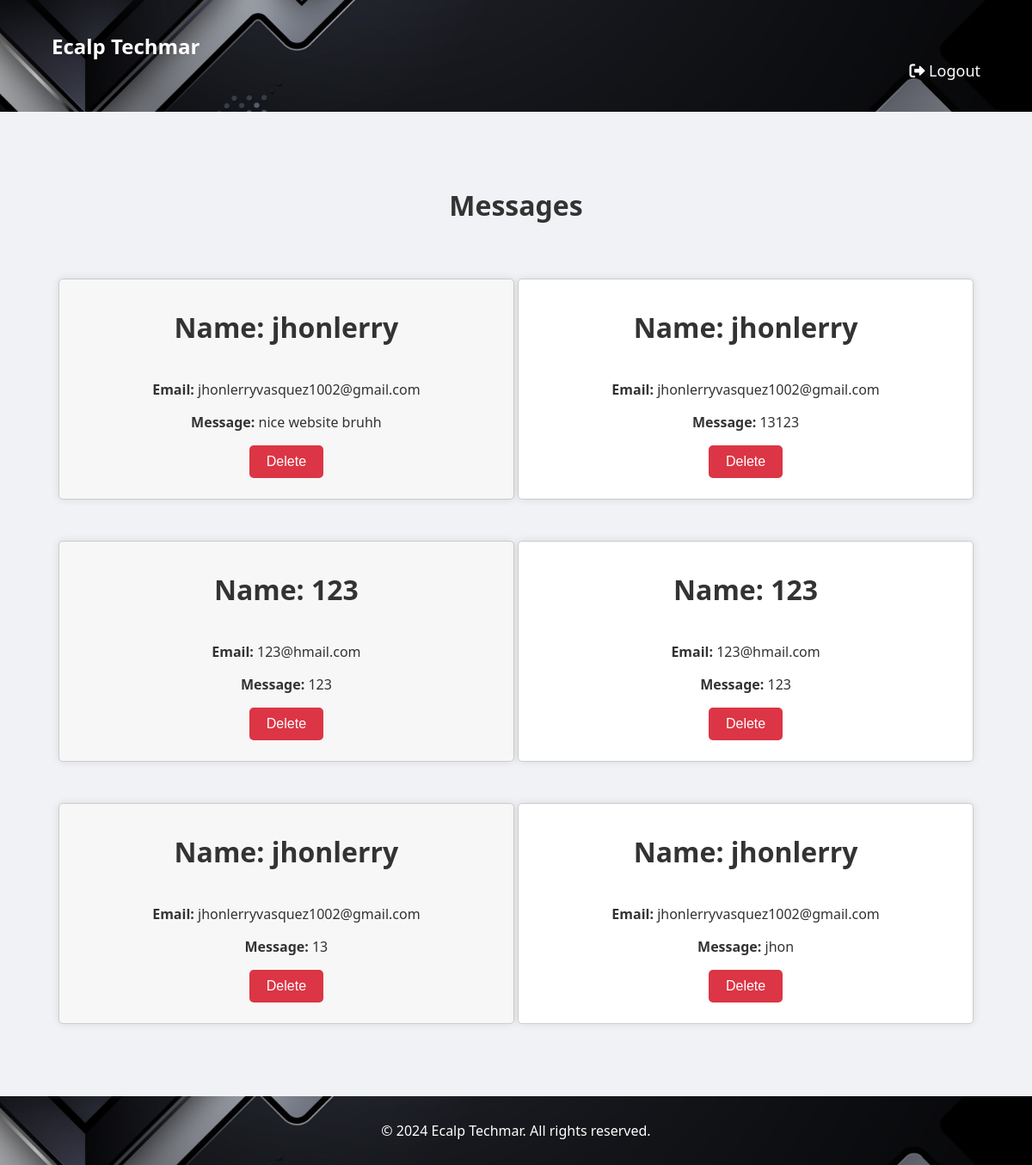
/messages/ (signed in), run on the app's committed database.
### main/models.py (models this page shows, shortened)
class ContactMessage(models.Model):
    name = models.CharField(max_length=255)
    email = models.EmailField()
    message = models.TextField()
    created_at = models.DateTimeField(auto_now_add=True)

### custom_admin/views.py (the view)
# urls.py: path('messages/', views.messages, name='messages'),
@login_required
@user_passes_test(is_staff)
def messages(request):
    messages = ContactMessage.objects.all()
    return render(request, 'messages.html', {'messages': messages})

### custom_admin/views.py (called while the page is built)
def is_staff(user):
    return user.is_staff or user.is_superuser

### custom_admin/templates/messages.html (shortened to what this page needs)
<!DOCTYPE html>
<html lang="en">
<head>
    {% load static %}
    <link rel="stylesheet" href="{% static 'main/styles.css' %}">
    <link rel="stylesheet" href="https://cdnjs.cloudflare.com/ajax/libs/font-awesome/6.0.0-beta3/css/all.min.css">
</head>
<body>
    <header>
    <div class="container">
        <h1 class="logo">Ecalp Techmar</h1>
        <nav>
            <ul>
                  <li><a href="{% url 'home' %}" onclick="return confirm('Are you sure you want to log out?')"><i class="fas fa-sign-out-alt"></i> Logout</a></li>
            </ul>
        </nav>
    </div>
</header>
   <section id="messages">
    <h2>Messages</h2>
    <div class="messages">
        {% for message in messages %}
            <div class="message">
                <h2>Name: {{ message.name }}</h2>
                <p><b>Email:</b> {{ message.email }}</p>
                <p><b>Message:</b> {{ message.message }}</p>
                <div class="button-group">
                    <button class="new-delete-button">
                        <a href="{% url 'custom_admin:delete_message' message.pk %}">
                            Delete
                        </a>
                    </button>
                </div>
            </div>
        {% endfor %}
    </div>
</section>
    <footer>
        <div class="container">
            <div class="footer-content">
                <p style="text-align: center; width: 100%;">&copy; 2024 Ecalp Techmar. All rights reserved.</p>
            </div>
        </div>
    </footer>
</body>
</html>

### main/static/main/styles.css (style rules this page uses)
body { font-family: 'Segoe UI', Tahoma, Geneva, Verdana, sans-serif; margin: 0; padding: 0; box-sizing: border-box; background-color: #f0f2f5; color: #333; }
header { background-color: #343a40; color: white; padding: 15px 0; position: sticky; top: 0; z-index: 1000; }
.container { width: 90%; max-width: 1200px; margin: 0 auto; padding: 0 15px; }
.logo { margin: 0; font-size: 24px; }
nav ul { list-style: none; padding: 0; display: flex; justify-content: flex-end; margin: 0; }
nav ul li { margin-left: 20px; }
nav ul li a { color: white; text-decoration: none; font-size: 18px; transition: color 0.3s; }
section { padding: 60px 0; }
section h2 { text-align: center; margin-bottom: 40px; font-size: 32px; }
footer { background-color: #343a40; color: white; padding: 15px 0; text-align: center; }
.footer-content { display: flex; justify-content: space-between; align-items: center; flex-wrap: wrap; }
.footer-content p { margin: 0; }

### data on the page
ContactMessage: name "jhonlerry", email "jhonlerryvasquez1002@gmail.com", message "nice website bruhh"
ContactMessage: name "jhonlerry", email "jhonlerryvasquez1002@gmail.com", message "13123"
ContactMessage: name "123", email "123@hmail.com", message "123"
ContactMessage: name "123", email "123@hmail.com", message "123"
ContactMessage: name "jhonlerry", email "jhonlerryvasquez1002@gmail.com", message "13"
ContactMessage: name "jhonlerry", email "jhonlerryvasquez1002@gmail.com", message "jhon"
